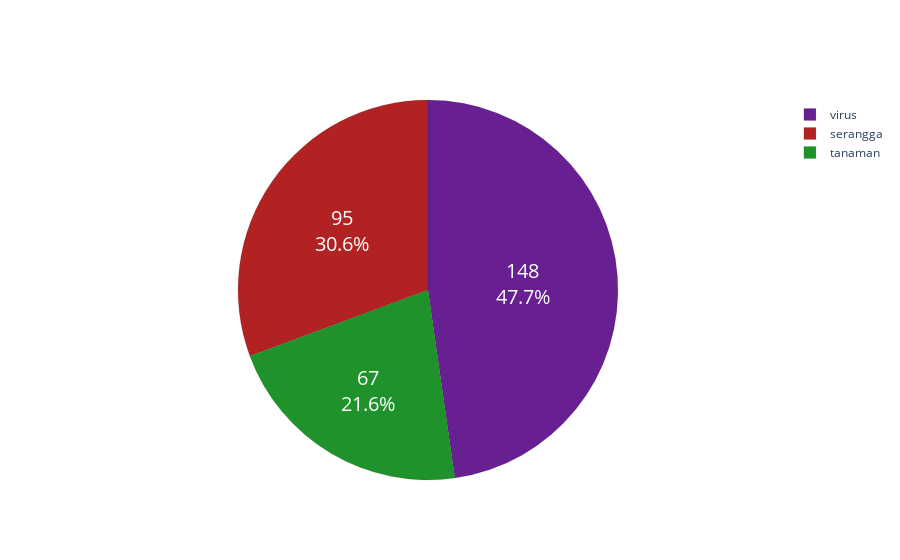

The notebook cell this image was saved under:
### Markdown cell above
## proporsi

### Code cell
# cuma tampilan
import plotly.graph_objects as go

data = df_node.groupby(['group','color']).agg({'group': ['count'], }).reset_index().sort_values(
    ('group', 'count'),ascending=False
).reset_index(drop=True).values
labels = [i[0] for i in data]
colors = [i[1] for i in data]
slices = [i[2] for i in data]

fig = go.Figure(data=[go.Pie(labels=labels,values=slices)])
fig.update_traces(hoverinfo='label+percent', textinfo='value+percent', textfont_size=20, marker=dict(colors=colors, line=dict(color='#000000', width=0.1)))
fig.show()

### Figure 1 — Plotly figure (JSON) as saved in the notebook; plotly's stock layout.template omitted (floating-point values rounded to 4 significant figures)
{"data": [{"hoverinfo": "label+percent", "labels": ["virus", "serangga", "tanaman"], "marker": {"colors": ["#671f92", "#b22222", "#1f922b"], "line": {"color": "#000000", "width": 0.1}}, "textfont": {"size": 20}, "textinfo": "value+percent", "type": "pie", "values": [148, 95, 67]}], "layout": {}}
